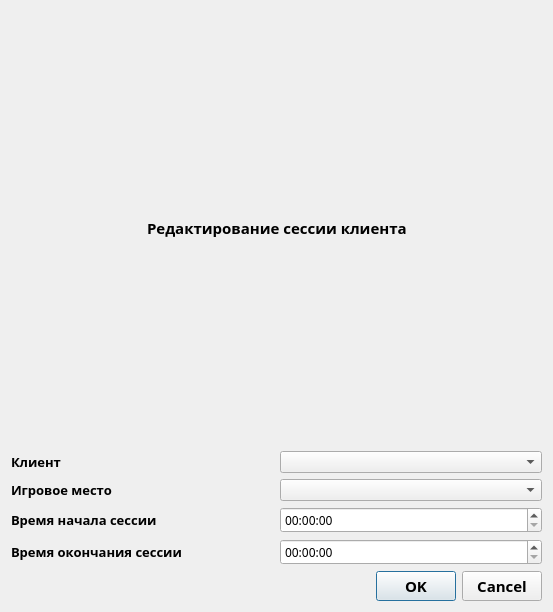
<?xml version="1.0" encoding="UTF-8"?>
<ui version="4.0">
 <class>editsession</class>
 <widget class="QDialog" name="editsession">
  <property name="geometry">
   <rect>
    <x>0</x>
    <y>0</y>
    <width>553</width>
    <height>612</height>
   </rect>
  </property>
  <property name="windowTitle">
   <string>Dialog</string>
  </property>
  <layout class="QGridLayout" name="gridLayout">
   <item row="0" column="0">
    <layout class="QVBoxLayout" name="verticalLayout">
     <item>
      <layout class="QHBoxLayout" name="horizontalLayout">
       <item>
        <spacer name="horizontalSpacer_2">
         <property name="font">
          <font>
           <family>Century Gothic</family>
           <pointsize>10</pointsize>
           <bold>true</bold>
          </font>
         </property>
         <property name="orientation">
          <enum>Qt::Orientation::Horizontal</enum>
         </property>
         <property name="sizeHint" stdset="0">
          <size>
           <width>40</width>
           <height>20</height>
          </size>
         </property>
        </spacer>
       </item>
       <item>
        <widget class="QLabel" name="label">
         <property name="font">
          <font>
           <family>Century Gothic</family>
           <pointsize>11</pointsize>
           <bold>true</bold>
          </font>
         </property>
         <property name="text">
          <string>Редактирование сессии клиента</string>
         </property>
        </widget>
       </item>
       <item>
        <spacer name="horizontalSpacer">
         <property name="font">
          <font>
           <family>Century Gothic</family>
           <pointsize>10</pointsize>
           <bold>true</bold>
          </font>
         </property>
         <property name="orientation">
          <enum>Qt::Orientation::Horizontal</enum>
         </property>
         <property name="sizeHint" stdset="0">
          <size>
           <width>40</width>
           <height>20</height>
          </size>
         </property>
        </spacer>
       </item>
      </layout>
     </item>
     <item>
      <layout class="QHBoxLayout" name="horizontalLayout_5">
       <item>
        <widget class="QLabel" name="label_2">
         <property name="font">
          <font>
           <family>Century Gothic</family>
           <pointsize>10</pointsize>
           <bold>true</bold>
          </font>
         </property>
         <property name="text">
          <string>Клиент</string>
         </property>
        </widget>
       </item>
       <item>
        <widget class="QComboBox" name="Client"/>
       </item>
      </layout>
     </item>
     <item>
      <layout class="QHBoxLayout" name="horizontalLayout_4">
       <item>
        <widget class="QLabel" name="label_3">
         <property name="font">
          <font>
           <family>Century Gothic</family>
           <pointsize>10</pointsize>
           <bold>true</bold>
          </font>
         </property>
         <property name="text">
          <string>Игровое место</string>
         </property>
        </widget>
       </item>
       <item>
        <widget class="QComboBox" name="Place"/>
       </item>
      </layout>
     </item>
     <item>
      <layout class="QHBoxLayout" name="horizontalLayout_3">
       <item>
        <widget class="QLabel" name="label_4">
         <property name="font">
          <font>
           <family>Century Gothic</family>
           <pointsize>10</pointsize>
           <bold>true</bold>
          </font>
         </property>
         <property name="text">
          <string>Время начала сессии</string>
         </property>
        </widget>
       </item>
       <item>
        <widget class="QTimeEdit" name="SessionStart">
         <property name="font">
          <font>
           <family>Century Gothic</family>
           <pointsize>9</pointsize>
           <bold>false</bold>
          </font>
         </property>
        </widget>
       </item>
      </layout>
     </item>
     <item>
      <layout class="QHBoxLayout" name="horizontalLayout_2">
       <item>
        <widget class="QLabel" name="label_5">
         <property name="font">
          <font>
           <family>Century Gothic</family>
           <pointsize>10</pointsize>
           <bold>true</bold>
          </font>
         </property>
         <property name="text">
          <string>Время окончания сессии</string>
         </property>
        </widget>
       </item>
       <item>
        <widget class="QTimeEdit" name="SessionEnd">
         <property name="font">
          <font>
           <family>Century Gothic</family>
           <pointsize>9</pointsize>
           <bold>false</bold>
          </font>
         </property>
        </widget>
       </item>
      </layout>
     </item>
    </layout>
   </item>
   <item row="1" column="0">
    <widget class="QDialogButtonBox" name="buttonBox">
     <property name="font">
      <font>
       <family>Century Gothic</family>
       <pointsize>11</pointsize>
       <bold>true</bold>
      </font>
     </property>
     <property name="orientation">
      <enum>Qt::Orientation::Horizontal</enum>
     </property>
     <property name="standardButtons">
      <set>QDialogButtonBox::StandardButton::Cancel|QDialogButtonBox::StandardButton::Ok</set>
     </property>
    </widget>
   </item>
  </layout>
 </widget>
 <resources/>
 <connections>
  <connection>
   <sender>buttonBox</sender>
   <signal>accepted()</signal>
   <receiver>editsession</receiver>
   <slot>accept()</slot>
   <hints>
    <hint type="sourcelabel">
     <x>248</x>
     <y>254</y>
    </hint>
    <hint type="destinationlabel">
     <x>157</x>
     <y>274</y>
    </hint>
   </hints>
  </connection>
  <connection>
   <sender>buttonBox</sender>
   <signal>rejected()</signal>
   <receiver>editsession</receiver>
   <slot>reject()</slot>
   <hints>
    <hint type="sourcelabel">
     <x>316</x>
     <y>260</y>
    </hint>
    <hint type="destinationlabel">
     <x>286</x>
     <y>274</y>
    </hint>
   </hints>
  </connection>
 </connections>
</ui>
